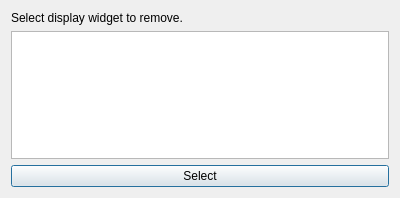
<?xml version="1.0" encoding="UTF-8"?>
<ui version="4.0">
 <class>widgetDelete</class>
 <widget class="QDialog" name="widgetDelete">
  <property name="geometry">
   <rect>
    <x>0</x>
    <y>0</y>
    <width>400</width>
    <height>198</height>
   </rect>
  </property>
  <property name="windowTitle">
   <string>Delete Widget</string>
  </property>
  <layout class="QVBoxLayout" name="verticalLayout">
   <item>
    <widget class="QLabel" name="label">
     <property name="text">
      <string>Select display widget to remove.</string>
     </property>
    </widget>
   </item>
   <item>
    <widget class="QListWidget" name="widgetList"/>
   </item>
   <item>
    <widget class="QPushButton" name="selectBtn">
     <property name="text">
      <string>Select</string>
     </property>
    </widget>
   </item>
  </layout>
 </widget>
 <resources/>
 <connections/>
</ui>
